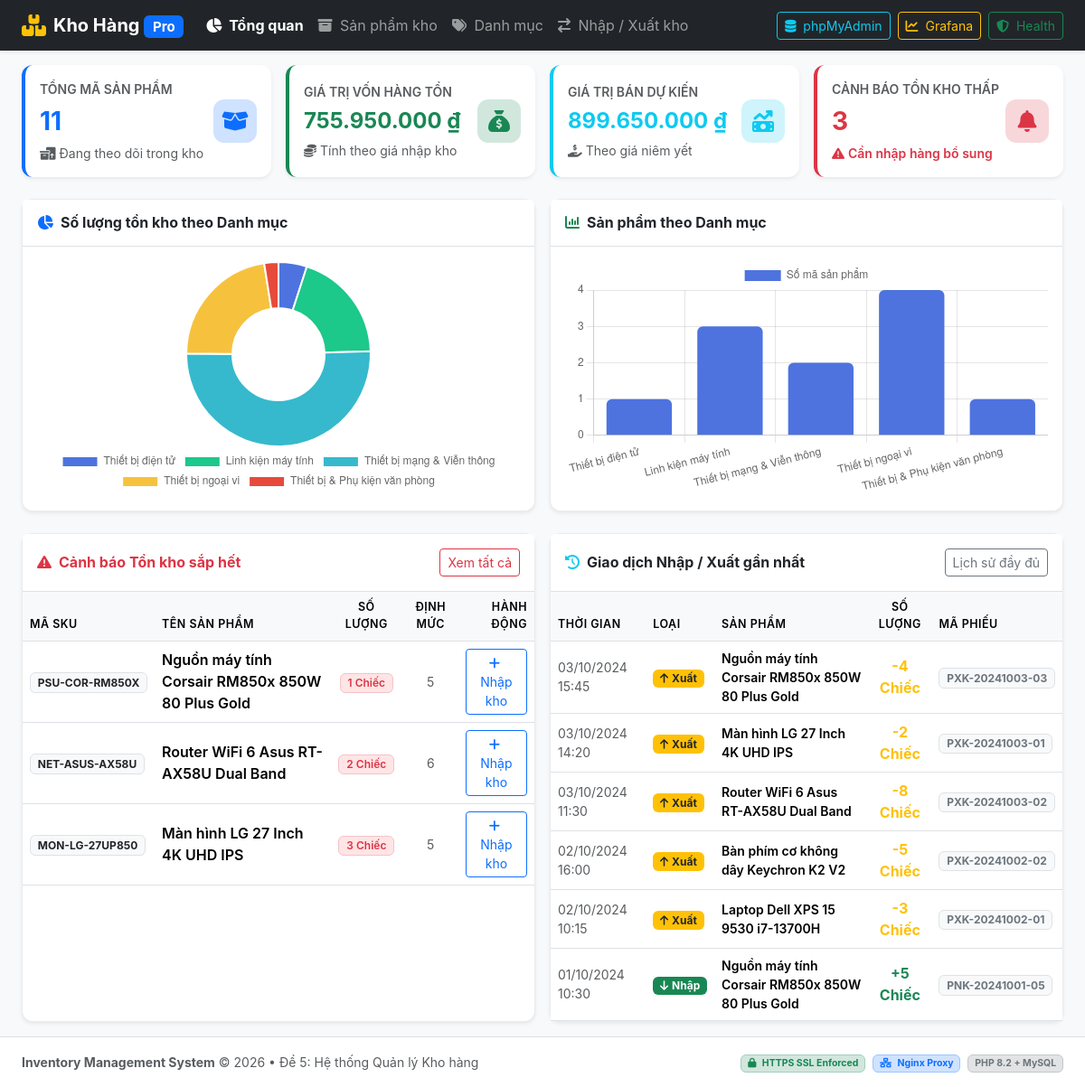
The page / on the database its author committed.
### tables this page shows
CREATE TABLE `products` (
    `id` INT AUTO_INCREMENT PRIMARY KEY,
    `category_id` INT NOT NULL,
    `sku` VARCHAR(50) NOT NULL UNIQUE,
    `name` VARCHAR(200) NOT NULL,
    `unit` VARCHAR(30) NOT NULL DEFAULT 'Cái',
    `purchase_price` DECIMAL(12,2) NOT NULL DEFAULT 0.00,
    `selling_price` DECIMAL(12,2) NOT NULL DEFAULT 0.00,
    `quantity` INT NOT NULL DEFAULT 0,
    `min_quantity` INT NOT NULL DEFAULT 5,
    `location` VARCHAR(100) NULL DEFAULT 'Kệ A1',
    `created_at` DATETIME DEFAULT CURRENT_TIMESTAMP,
    `updated_at` DATETIME DEFAULT CURRENT_TIMESTAMP ON UPDATE CURRENT_TIMESTAMP,
    CONSTRAINT `fk_products_category` FOREIGN KEY (`category_id`) REFERENCES `categories` (`id`) ON DELETE CASCADE
);

CREATE TABLE `inventory_transactions` (
    `id` INT AUTO_INCREMENT PRIMARY KEY,
    `product_id` INT NOT NULL,
    `type` ENUM('IN', 'OUT') NOT NULL,
    `quantity` INT NOT NULL,
    `reference_code` VARCHAR(50) NOT NULL,
    `note` TEXT NULL,
    `performed_by` VARCHAR(100) NOT NULL DEFAULT 'Admin',
    `created_at` DATETIME DEFAULT CURRENT_TIMESTAMP,
    CONSTRAINT `fk_transactions_product` FOREIGN KEY (`product_id`) REFERENCES `products` (`id`) ON DELETE CASCADE
);

### src/config.php (called while the page is built, shortened)
<?php
function format_currency($amount) {
    return number_format((float)$amount, 0, ',', '.') . ' ₫';
}
function format_datetime($dt) {
    $time = strtotime($dt);
    return date('d/m/Y H:i', $time);
}

### src/index.php (the view, shortened to what this page needs)
<?php
require_once __DIR__ . '/includes/header.php';
$total_products = 0;
$total_inventory_cost = 0;
$total_inventory_revenue = 0;
$low_stock_count = 0;
$categories_data = [];
$low_stock_products = [];
$recent_transactions = [];
if ($pdo) {
    $stmt = $pdo->query("SELECT
        COUNT(*) as total_items,
        SUM(quantity * purchase_price) as total_cost,
        SUM(quantity * selling_price) as total_retail,
        SUM(CASE WHEN quantity <= min_quantity THEN 1 ELSE 0 END) as low_count
    FROM products");
    $stats = $stmt->fetch();
    $total_products = (int)($stats['total_items'] ?? 0);
    $total_inventory_cost = (float)($stats['total_cost'] ?? 0);
    $total_inventory_revenue = (float)($stats['total_retail'] ?? 0);
    $low_stock_count = (int)($stats['low_count'] ?? 0);
    $cat_stmt = $pdo->query("SELECT c.name, COUNT(p.id) as product_count, SUM(p.quantity) as total_qty
        FROM categories c
        LEFT JOIN products p ON c.id = p.category_id
        GROUP BY c.id, c.name");
    $categories_data = $cat_stmt->fetchAll();
    $low_stmt = $pdo->query("SELECT p.*, c.name as category_name
        FROM products p
        LEFT JOIN categories c ON p.category_id = c.id
        WHERE p.quantity <= p.min_quantity
        ORDER BY p.quantity ASC LIMIT 6");
    $low_stock_products = $low_stmt->fetchAll();
    $trans_stmt = $pdo->query("SELECT t.*, p.name as product_name, p.sku, p.unit
        FROM inventory_transactions t
        JOIN products p ON t.product_id = p.id
        ORDER BY t.created_at DESC LIMIT 6");
    $recent_transactions = $trans_stmt->fetchAll();
}
?>
<div class="row g-3 mb-4">
    <div class="col-xl-3 col-md-6">
        <div class="card shadow-sm h-100 border-0 border-start border-primary border-4">
            <div class="card-body d-flex align-items-center justify-content-between">
                <div>
                    <div class="text-muted small text-uppercase fw-semibold">Tổng mã sản phẩm</div>
                    <div class="fs-3 fw-bold text-primary mt-1"><?= number_format($total_products) ?></div>
                    <div class="small text-muted mt-1"><i class="fa-solid fa-boxes-packing me-1"></i>Đang theo dõi trong kho</div>
                </div>
                <div class="stat-icon bg-primary-subtle text-primary">
                    <i class="fa-solid fa-box-open fs-4"></i>
                </div>
            </div>
        </div>
    </div>
    <div class="col-xl-3 col-md-6">
        <div class="card shadow-sm h-100 border-0 border-start border-success border-4">
            <div class="card-body d-flex align-items-center justify-content-between">
                <div>
                    <div class="text-muted small text-uppercase fw-semibold">Giá trị vốn hàng tồn</div>
                    <div class="fs-4 fw-bold text-success mt-1"><?= format_currency($total_inventory_cost) ?></div>
                    <div class="small text-muted mt-1"><i class="fa-solid fa-coins me-1"></i>Tính theo giá nhập kho</div>
                </div>
                <div class="stat-icon bg-success-subtle text-success">
                    <i class="fa-solid fa-sack-dollar fs-4"></i>
                </div>
            </div>
        </div>
    </div>
    <div class="col-xl-3 col-md-6">
        <div class="card shadow-sm h-100 border-0 border-start border-info border-4">
            <div class="card-body d-flex align-items-center justify-content-between">
                <div>
                    <div class="text-muted small text-uppercase fw-semibold">Giá trị bán dự kiến</div>
                    <div class="fs-4 fw-bold text-info mt-1"><?= format_currency($total_inventory_revenue) ?></div>
                    <div class="small text-muted mt-1"><i class="fa-solid fa-hand-holding-dollar me-1"></i>Theo giá niêm yết</div>
                </div>
                <div class="stat-icon bg-info-subtle text-info">
                    <i class="fa-solid fa-money-bill-trend-up fs-4"></i>
                </div>
            </div>
        </div>
    </div>
    <div class="col-xl-3 col-md-6">
        <div class="card shadow-sm h-100 border-0 border-start border-danger border-4">
            <div class="card-body d-flex align-items-center justify-content-between">
                <div>
                    <div class="text-muted small text-uppercase fw-semibold">Cảnh báo tồn kho thấp</div>
                    <div class="fs-3 fw-bold text-danger mt-1"><?= number_format($low_stock_count) ?></div>
                    <div class="small text-danger fw-semibold mt-1"><i class="fa-solid fa-triangle-exclamation me-1"></i>Cần nhập hàng bổ sung</div>
                </div>
                <div class="stat-icon bg-danger-subtle text-danger">
                    <i class="fa-solid fa-bell fs-4"></i>
                </div>
            </div>
        </div>
    </div>
</div>
<div class="row g-3 mb-4">
    <div class="col-lg-6">
        <div class="card shadow-sm h-100">
            <div class="card-header bg-white py-3 border-bottom d-flex align-items-center justify-content-between">
                <h6 class="m-0 fw-bold text-dark"><i class="fa-solid fa-chart-pie text-primary me-2"></i>Số lượng tồn kho theo Danh mục</h6>
            </div>
            <div class="card-body d-flex align-items-center justify-content-center" style="min-height: 280px;">
                <canvas id="categoryChart" style="max-height: 260px;"></canvas>
            </div>
        </div>
    </div>
    <div class="col-lg-6">
        <div class="card shadow-sm h-100">
            <div class="card-header bg-white py-3 border-bottom d-flex align-items-center justify-content-between">
                <h6 class="m-0 fw-bold text-dark"><i class="fa-solid fa-chart-column text-success me-2"></i>Sản phẩm theo Danh mục</h6>
            </div>
            <div class="card-body d-flex align-items-center justify-content-center" style="min-height: 280px;">
                <canvas id="productCountChart" style="max-height: 260px;"></canvas>
            </div>
        </div>
    </div>
</div>
<div class="row g-3">
    <div class="col-lg-6">
        <div class="card shadow-sm h-100">
            <div class="card-header bg-white py-3 border-bottom d-flex justify-content-between align-items-center">
                <h6 class="m-0 fw-bold text-danger"><i class="fa-solid fa-triangle-exclamation me-2"></i>Cảnh báo Tồn kho sắp hết</h6>
                <a href="/products.php?status=low" class="btn btn-sm btn-outline-danger">Xem tất cả</a>
            </div>
            <div class="table-responsive">
                <table class="table table-hover align-middle mb-0">
                    <thead>
                        <tr>
                            <th>Mã SKU</th>
                            <th>Tên sản phẩm</th>
                            <th class="text-center">Số lượng</th>
                            <th class="text-center">Định mức</th>
                            <th class="text-end">Hành động</th>
                        </tr>
                    </thead>
                    <tbody>
                        <?php if (empty($low_stock_products)): ?>
                            <tr><td colspan="5" class="text-center py-4 text-muted"><i class="fa-solid fa-check-circle text-success me-2"></i>Tồn kho đầy đủ, không có cảnh báo nào!</td></tr>
                        <?php else: ?>
                            <?php foreach ($low_stock_products as $p): ?>
                                <tr>
                                    <td><span class="badge bg-light text-dark border"><?= htmlspecialchars($p['sku']) ?></span></td>
                                    <td class="fw-semibold"><?= htmlspecialchars($p['name']) ?></td>
                                    <td class="text-center">
                                        <span class="badge badge-low-stock px-2 py-1">
                                            <?= $p['quantity'] ?> <?= htmlspecialchars($p['unit']) ?>
                                        </span>
                                    </td>
                                    <td class="text-center text-muted small"><?= $p['min_quantity'] ?></td>
                                    <td class="text-end">
                                        <a href="/transactions.php?type=IN&product_id=<?= $p['id'] ?>" class="btn btn-sm btn-outline-primary" title="Nhập thêm hàng">
                                            <i class="fa-solid fa-plus me-1"></i>Nhập kho
                                        </a>
                                    </td>
                                </tr>
                            <?php endforeach; ?>
                        <?php endif; ?>
                    </tbody>
                </table>
            </div>
        </div>
    </div>
    <div class="col-lg-6">
        <div class="card shadow-sm h-100">
            <div class="card-header bg-white py-3 border-bottom d-flex justify-content-between align-items-center">
                <h6 class="m-0 fw-bold text-dark"><i class="fa-solid fa-clock-rotate-left text-info me-2"></i>Giao dịch Nhập / Xuất gần nhất</h6>
                <a href="/transactions.php" class="btn btn-sm btn-outline-secondary">Lịch sử đầy đủ</a>
            </div>
            <div class="table-responsive">
                <table class="table table-hover align-middle mb-0">
                    <thead>
                        <tr>
                            <th>Thời gian</th>
                            <th>Loại</th>
                            <th>Sản phẩm</th>
                            <th class="text-center">Số lượng</th>
                            <th>Mã phiếu</th>
                        </tr>
                    </thead>
                    <tbody>
                        <?php if (empty($recent_transactions)): ?>
                            <tr><td colspan="5" class="text-center py-4 text-muted">Chưa có giao dịch nào được ghi nhận.</td></tr>
                        <?php else: ?>
                            <?php foreach ($recent_transactions as $t): ?>
                                <tr>
                                    <td class="small text-muted"><?= format_datetime($t['created_at']) ?></td>
                                    <td>
                                        <?php if ($t['type'] === 'IN'): ?>
                                            <span class="badge bg-success"><i class="fa-solid fa-arrow-down me-1"></i>Nhập</span>
                                        <?php else: ?>
                                            <span class="badge bg-warning text-dark"><i class="fa-solid fa-arrow-up me-1"></i>Xuất</span>
                                        <?php endif; ?>
                                    </td>
                                    <td class="fw-semibold small"><?= htmlspecialchars($t['product_name']) ?></td>
                                    <td class="text-center fw-bold <?= ($t['type'] === 'IN') ? 'text-success' : 'text-warning' ?>">
                                        <?= ($t['type'] === 'IN' ? '+' : '-') . $t['quantity'] ?> <?= htmlspecialchars($t['unit']) ?>
                                    </td>
                                    <td><span class="badge bg-light text-secondary border small"><?= htmlspecialchars($t['reference_code']) ?></span></td>
                                </tr>
                            <?php endforeach; ?>
                        <?php endif; ?>
                    </tbody>
                </table>
            </div>
        </div>
    </div>
</div>
<script>
document.addEventListener('DOMContentLoaded', function () {
    // Data passed from PHP
    const catLabels = <?= json_encode(array_column($categories_data, 'name')) ?>;
    const catQty = <?= json_encode(array_column($categories_data, 'total_qty')) ?>;
    const catCount = <?= json_encode(array_column($categories_data, 'product_count')) ?>;
    const colors = ['#4e73df', '#1cc88a', '#36b9cc', '#f6c23e', '#e74a3b', '#6f42c1'];
    // 1. Doughnut Chart for Quantity
    const ctx1 = document.getElementById('categoryChart');
    if (ctx1 && catLabels.length > 0) {
        new Chart(ctx1, {
            type: 'doughnut',
            data: {
                labels: catLabels,
                datasets: [{
                    data: catQty,
                    backgroundColor: colors,
                    borderWidth: 2,
                    borderColor: '#ffffff'
                }]
            },
            options: {
                responsive: true,
                maintainAspectRatio: false,
                plugins: {
                    legend: { position: 'bottom' }
                }
            }
        });
    }
    // 2. Bar Chart for Products count
    const ctx2 = document.getElementById('productCountChart');
    if (ctx2 && catLabels.length > 0) {
        new Chart(ctx2, {
            type: 'bar',
            data: {
                labels: catLabels,
                datasets: [{
                    label: 'Số mã sản phẩm',
                    data: catCount,
                    backgroundColor: '#4e73df',
                    borderRadius: 6
                }]
            },
            options: {
                responsive: true,
                maintainAspectRatio: false,
                scales: {
                    y: { beginAtZero: true, ticks: { precision: 0 } }
                }
            }
        });
    }
});
</script>
<?php require_once __DIR__ . '/includes/footer.php'; ?>

### rows shown on the page
products: sku "PSU-COR-RM850X", name "Nguồn máy tính Corsair RM850x 850W 80 Plus Gold", quantity "1", unit "Chiếc", min_quantity "5"
products: sku "NET-ASUS-AX58U", name "Router WiFi 6 Asus RT-AX58U Dual Band", quantity "2", unit "Chiếc", min_quantity "6"
products: sku "MON-LG-27UP850", name "Màn hình LG 27 Inch 4K UHD IPS", quantity "3", unit "Chiếc", min_quantity "5"
inventory_transactions: created_at "03/10/2024 15:45", type "OUT" (drawn), product.name "Nguồn máy tính Corsair RM850x 850W 80 Plus Gold", quantity "4", product.unit "Chiếc", reference_code "PXK-20241003-03"
inventory_transactions: created_at "03/10/2024 14:20", type "OUT" (drawn), product.name "Màn hình LG 27 Inch 4K UHD IPS", quantity "2", product.unit "Chiếc", reference_code "PXK-20241003-01"
inventory_transactions: created_at "03/10/2024 11:30", type "OUT" (drawn), product.name "Router WiFi 6 Asus RT-AX58U Dual Band", quantity "8", product.unit "Chiếc", reference_code "PXK-20241003-02"
inventory_transactions: created_at "02/10/2024 16:00", type "OUT" (drawn), product.name "Bàn phím cơ không dây Keychron K2 V2", quantity "5", product.unit "Chiếc", reference_code "PXK-20241002-02"
inventory_transactions: created_at "02/10/2024 10:15", type "OUT" (drawn), product.name "Laptop Dell XPS 15 9530 i7-13700H", quantity "3", product.unit "Chiếc", reference_code "PXK-20241002-01"
inventory_transactions: created_at "01/10/2024 10:30", type "IN" (drawn), product.name "Nguồn máy tính Corsair RM850x 850W 80 Plus Gold", quantity "5", product.unit "Chiếc", reference_code "PNK-20241001-05"

### other values the page prints
$total_products "11"
format_currency($total_inventory_cost) "755.950.000 ₫"
format_currency($total_inventory_revenue) "899.650.000 ₫"
$low_stock_count "3"
chart data {{ json_encode(array_column($categories_data, 'total_qty')) }} ["12","47","122","54","6"]
chart data {{ json_encode(array_column($categories_data, 'product_count')) }} [1,3,2,4,1]
